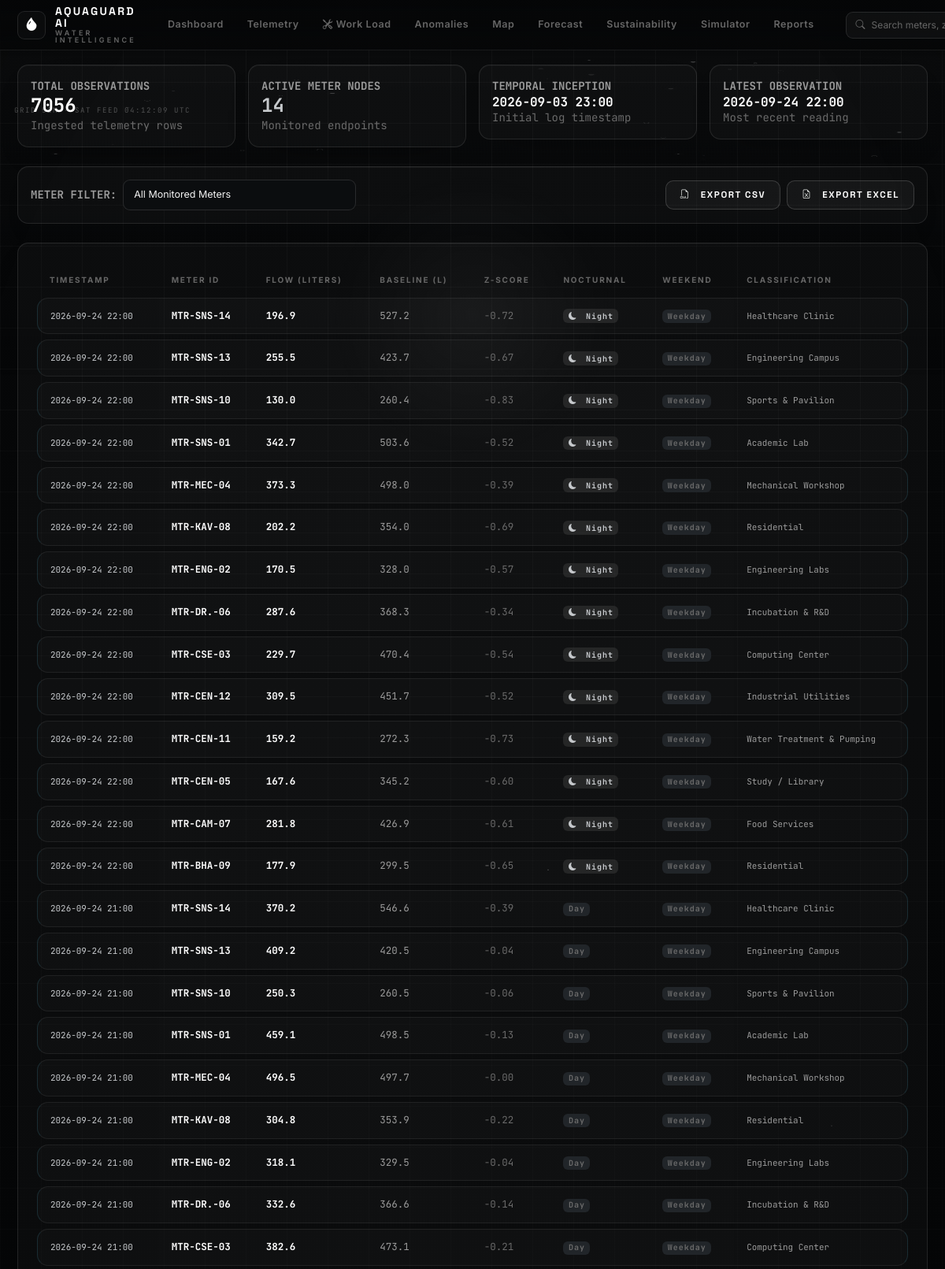
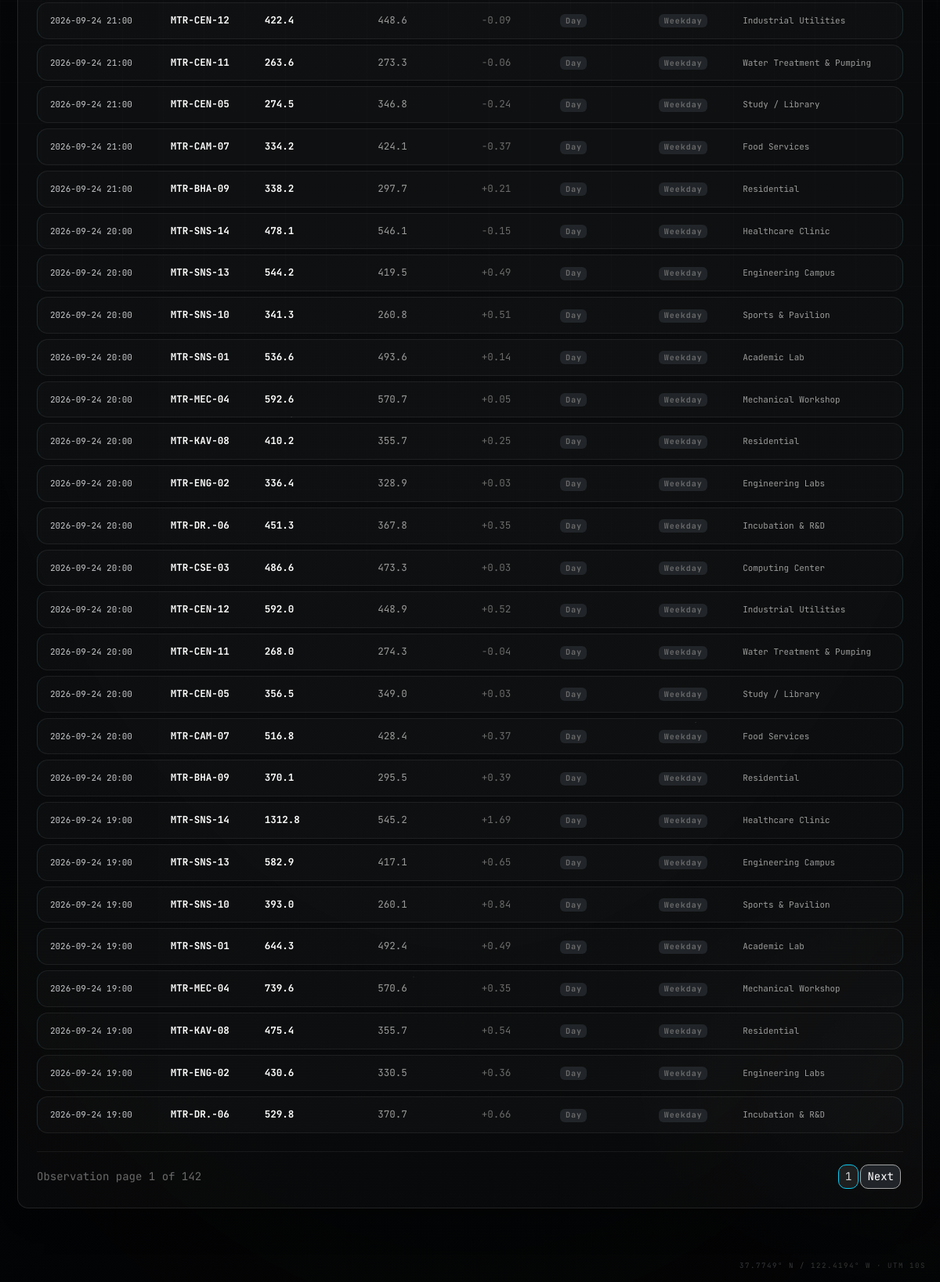
Screenshot of /data (signed in) with the database file from the repository (2 pictures, top to bottom).
### models.py (models this page shows)
class Reading(db.Model):
    __tablename__ = 'readings'
    id = db.Column(db.Integer, primary_key=True)
    meter_id = db.Column(db.String(50), db.ForeignKey('meters.meter_id', ondelete='CASCADE'), nullable=False, index=True)
    timestamp = db.Column(db.DateTime, nullable=False, index=True)
    usage_liters = db.Column(db.Float, nullable=False)
    occupancy = db.Column(db.Integer, nullable=True)
    latitude = db.Column(db.Float, nullable=True)
    longitude = db.Column(db.Float, nullable=True)
    activity_type = db.Column(db.String(50), nullable=True)
    hour = db.Column(db.Integer, nullable=True)
    day_of_week = db.Column(db.Integer, nullable=True)
    is_weekend = db.Column(db.Boolean, default=False)
    is_night = db.Column(db.Boolean, default=False)
    rolling_mean = db.Column(db.Float, nullable=True)
    rolling_std = db.Column(db.Float, nullable=True)
    pct_change = db.Column(db.Float, nullable=True)
    z_score = db.Column(db.Float, nullable=True)
    is_demo = db.Column(db.Boolean, default=False)
    ground_truth_anomaly = db.Column(db.Boolean, default=False)
    anomaly_type_label = db.Column(db.String(50), nullable=True)
    run_id = db.Column(db.Integer, db.ForeignKey('analysis_runs.id', ondelete='SET NULL'), nullable=True)
    created_at = db.Column(db.DateTime, default=datetime.now)

### routes/main_routes.py (the view)
@main_bp.route('/data')
@login_required
def data_preview():
    page = request.args.get('page', 1, type=int)
    meter_id = request.args.get('meter_id', '')
    query = Reading.query
    if meter_id:
        query = query.filter_by(meter_id=meter_id)
    pagination = query.order_by(Reading.timestamp.desc()).paginate(page=page, per_page=50, error_out=False)
    meters = Meter.query.all()
    total_records = Reading.query.count()
    unique_meters = Meter.query.count()
    first_date = db.session.query(db.func.min(Reading.timestamp)).scalar()
    last_date = db.session.query(db.func.max(Reading.timestamp)).scalar()
    return render_template(
        'pages/data.html',
        readings=pagination.items,
        pagination=pagination,
        meters=meters,
        selected_meter=meter_id,
        total_records=total_records,
        unique_meters=unique_meters,
        first_date=first_date,
        last_date=last_date
    )

### templates/pages/data.html (shortened to what this page needs)
{% extends 'base.html' %}
{% block content %}
<div class="row g-3 mb-4">
  <div class="col-md-3">
    <div class="glass-panel p-3">
      <div class="text-secondary small fw-bold font-mono">TOTAL OBSERVATIONS</div>
      <div class="h4 text-white fw-bold mb-0 font-mono">{{ total_records | default(0) }}</div>
      <div class="small text-muted font-mono">Ingested telemetry rows</div>
    </div>
  </div>
  <div class="col-md-3">
    <div class="glass-panel p-3">
      <div class="text-secondary small fw-bold font-mono">ACTIVE METER NODES</div>
      <div class="h4 text-info fw-bold mb-0 font-mono">{{ unique_meters | default(0) }}</div>
      <div class="small text-muted font-mono">Monitored endpoints</div>
    </div>
  </div>
  <div class="col-md-3">
    <div class="glass-panel p-3">
      <div class="text-secondary small fw-bold font-mono">TEMPORAL INCEPTION</div>
      <div class="h6 text-white fw-bold mb-0 font-mono">{{ first_date.strftime('%Y-%m-%d %H:%M') if first_date else 'N/A' }}</div>
      <div class="small text-muted font-mono">Initial log timestamp</div>
    </div>
  </div>
  <div class="col-md-3">
    <div class="glass-panel p-3">
      <div class="text-secondary small fw-bold font-mono">LATEST OBSERVATION</div>
      <div class="h6 text-white fw-bold mb-0 font-mono">{{ last_date.strftime('%Y-%m-%d %H:%M') if last_date else 'N/A' }}</div>
      <div class="small text-muted font-mono">Most recent reading</div>
    </div>
  </div>
</div>
<div class="d-flex flex-wrap justify-content-between align-items-center gap-3 p-3 glass-panel mb-4">
  <form method="GET" action="{{ url_for('main.data_preview') }}" class="d-flex align-items-center gap-2">
    <label class="text-secondary small fw-bold mb-0 font-mono text-nowrap">METER FILTER:</label>
    <select name="meter_id" class="form-select holo-select form-select-sm" onchange="this.form.submit()">
      <option value="">All Monitored Meters</option>
    </select>
  </form>
  <div class="d-flex gap-2">
    <a href="/api/export/csv" class="btn btn-sm btn-holo-alt">
      <i class="bi bi-filetype-csv me-1 text-success"></i> Export CSV
    </a>
    <a href="/api/export/excel" class="btn btn-sm btn-holo-alt">
      <i class="bi bi-file-earmark-excel me-1 text-success"></i> Export Excel
    </a>
  </div>
</div>
<div class="glass-panel p-4 mb-4">
  <div class="table-responsive">
    <table class="holo-table">
      <thead>
        <tr>
          <th>Timestamp</th>
          <th>Meter ID</th>
          <th>Flow (Liters)</th>
          <th>Baseline (L)</th>
          <th>Z-Score</th>
          <th>Nocturnal</th>
          <th>Weekend</th>
          <th>Classification</th>
        </tr>
      </thead>
      <tbody>
        {% if readings %}
          {% for r in readings %}
          <tr>
            <td><code class="text-info font-mono">{{ r.timestamp.strftime('%Y-%m-%d %H:%M') }}</code></td>
            <td><strong class="text-white font-mono">{{ r.meter_id }}</strong></td>
            <td><span class="fw-bold text-white font-mono">{{ "%.1f"|format(r.usage_liters) }}</span></td>
            <td><span class="text-secondary font-mono">{{ "%.1f"|format(r.rolling_mean) if r.rolling_mean else '—' }}</span></td>
            <td>
              {% if r.z_score is not none %}
              <span class="font-mono {% if r.z_score > 2.5 %}text-danger fw-bold{% elif r.z_score < -2.0 %}text-warning{% else %}text-muted{% endif %}">
                {{ "%+.2f"|format(r.z_score) }}
              </span>
              {% else %}
              <span class="text-muted font-mono">—</span>
              {% endif %}
            </td>
            <td>
              {% if r.is_night %}
              <span class="badge bg-secondary text-info font-mono" style="font-size: 10px;"><i class="bi bi-moon-fill me-1"></i> Night</span>
              {% else %}
              <span class="badge bg-dark text-muted font-mono" style="font-size: 10px;">Day</span>
              {% endif %}
            </td>
            <td>
              {% if r.is_weekend %}
              <span class="badge bg-secondary text-warning font-mono" style="font-size: 10px;">Weekend</span>
              {% else %}
              <span class="badge bg-dark text-muted font-mono" style="font-size: 10px;">Weekday</span>
              {% endif %}
            </td>
            <td><small class="text-secondary font-mono">{{ r.activity_type or 'General' }}</small></td>
          </tr>
          {% endfor %}
        {% else %}
          <tr>
            <td colspan="8" class="text-center py-5 text-muted">
              No telemetry found in database.
            </td>
          </tr>
        {% endif %}
      </tbody>
    </table>
  </div>
  {% if pagination and pagination.pages > 1 %}
  <div class="d-flex justify-content-between align-items-center mt-3 pt-3 border-top border-secondary border-opacity-10 font-mono">
    <div class="text-muted small">
      Observation page {{ pagination.page }} of {{ pagination.pages }}
    </div>
    <ul class="pagination pagination-sm mb-0">
      <li class="page-item active"><span class="page-link bg-info border-info text-dark">{{ pagination.page }}</span></li>
      {% if pagination.has_next %}
      <li class="page-item"><a class="page-link bg-dark text-white border-secondary" href="{{ url_for('main.data_preview', page=pagination.next_num, meter_id=selected_meter) }}">Next</a></li>
      {% endif %}
    </ul>
  </div>
  {% endif %}
</div>
{% endblock %}

### templates/base.html (shortened to what this page needs)
<!DOCTYPE html>
<html lang="en">
<head>
  <link href="https://cdn.jsdelivr.net/npm/bootstrap@5.3.3/dist/css/bootstrap.min.css" rel="stylesheet">
  <link rel="stylesheet" href="https://cdn.jsdelivr.net/npm/bootstrap-icons@1.11.3/font/bootstrap-icons.min.css">
  <link rel="stylesheet" href="https://unpkg.com/leaflet@1.9.4/dist/leaflet.css">
  <link rel="stylesheet" href="{{ url_for('static', filename='css/dashboard.css') }}">
  <link rel="stylesheet" href="{{ url_for('static', filename='css/design3.css') }}">
</head>
<body>
  <canvas id="waterAtmosphereCanvas"></canvas>
  <div class="bg-hydro-grid"></div>
  <div class="sat-drift"></div>
  <div class="cursor-ambient-glow"></div>
  <header class="aq-nav">
    <div class="aq-nav-inner">
      <a href="{{ url_for('main.dashboard') }}" class="aq-brand" title="AQUAGUARD AI">
        <span class="aq-brand-orb"><i class="bi bi-droplet-fill"></i></span>
        <span class="aq-brand-name">
          <strong>AQUAGUARD AI</strong>
          <small>WATER INTELLIGENCE</small>
        </span>
      </a>
      <nav class="aq-pillnav" aria-label="Primary">
        <a href="{{ url_for('main.dashboard') }}" class="aq-pillnav-link {% if request.endpoint == 'main.dashboard' %}active{% endif %}">Dashboard</a>
        <a href="{{ url_for('main.telemetry') }}" class="aq-pillnav-link {% if request.endpoint == 'main.telemetry' %}active{% endif %}">Telemetry</a>
        <a href="{{ url_for('main.work_orders') }}" class="aq-pillnav-link {% if request.endpoint == 'main.work_orders' %}active{% endif %}"><i class="bi bi-tools me-1"></i>Work Load</a>
        <a href="{{ url_for('main.anomalies') }}" class="aq-pillnav-link {% if request.endpoint in ['main.anomalies', 'main.anomaly_detail'] %}active{% endif %}">Anomalies</a>
        <a href="{{ url_for('main.map_view') }}" class="aq-pillnav-link {% if request.endpoint == 'main.map_view' %}active{% endif %}">Map</a>
        <a href="{{ url_for('main.forecast') }}" class="aq-pillnav-link {% if request.endpoint == 'main.forecast' %}active{% endif %}">Forecast</a>
        <a href="{{ url_for('main.sustainability') }}" class="aq-pillnav-link {% if request.endpoint == 'main.sustainability' %}active{% endif %}">Sustainability</a>
        <a href="{{ url_for('main.what_if') }}" class="aq-pillnav-link {% if request.endpoint == 'main.what_if' %}active{% endif %}">Simulator</a>
        <a href="{{ url_for('main.reports') }}" class="aq-pillnav-link {% if request.endpoint == 'main.reports' %}active{% endif %}">Reports</a>
      </nav>
      <div class="aq-nav-right">
        <div class="nav-search" id="globalSearchBox">
          <i class="bi bi-search"></i>
          <input type="search" id="globalSearchInput" placeholder="Search meters, zones, anomalies…" autocomplete="off" aria-label="Global search">
        </div>
      </div>
    </div>
  </header>
  <main class="app-container page-enter">
    {% block content %}{% endblock %}
  </main>
</body>
</html>

### rows the page displays
Reading: timestamp "2026-09-24 22:00", meter_id "MTR-DR.-06", usage_liters "287.6", rolling_mean "368.3", z_score "-0.34", is_night True (drawn), is_weekend "Weekday", activity_type "Incubation & R&D"
Reading: timestamp "2026-09-24 22:00", meter_id "MTR-CSE-03", usage_liters "229.7", rolling_mean "470.4", z_score "-0.54", is_night True (drawn), is_weekend "Weekday", activity_type "Computing Center"
Reading: timestamp "2026-09-24 22:00", meter_id "MTR-CEN-12", usage_liters "309.5", rolling_mean "451.7", z_score "-0.52", is_night True (drawn), is_weekend "Weekday", activity_type "Industrial Utilities"
Reading: timestamp "2026-09-24 22:00", meter_id "MTR-CEN-11", usage_liters "159.2", rolling_mean "272.3", z_score "-0.73", is_night True (drawn), is_weekend "Weekday", activity_type "Water Treatment & Pumping"
Reading: timestamp "2026-09-24 22:00", meter_id "MTR-CEN-05", usage_liters "167.6", rolling_mean "345.2", z_score "-0.60", is_night True (drawn), is_weekend "Weekday", activity_type "Study / Library"
Reading: timestamp "2026-09-24 22:00", meter_id "MTR-CAM-07", usage_liters "281.8", rolling_mean "426.9", z_score "-0.61", is_night True (drawn), is_weekend "Weekday", activity_type "Food Services"
Reading: timestamp "2026-09-24 22:00", meter_id "MTR-BHA-09", usage_liters "177.9", rolling_mean "299.5", z_score "-0.65", is_night True (drawn), is_weekend "Weekday", activity_type "Residential"
Reading: timestamp "2026-09-24 21:00", meter_id "MTR-DR.-06", usage_liters "332.6", rolling_mean "366.6", z_score "-0.14", is_night "Day", is_weekend "Weekday", activity_type "Incubation & R&D"
Reading: timestamp "2026-09-24 21:00", meter_id "MTR-CSE-03", usage_liters "382.6", rolling_mean "473.1", z_score "-0.21", is_night "Day", is_weekend "Weekday", activity_type "Computing Center"
Reading: timestamp "2026-09-24 21:00", meter_id "MTR-CEN-12", usage_liters "422.4", rolling_mean "448.6", z_score "-0.09", is_night "Day", is_weekend "Weekday", activity_type "Industrial Utilities"
Reading: timestamp "2026-09-24 21:00", meter_id "MTR-CEN-11", usage_liters "263.6", rolling_mean "273.3", z_score "-0.06", is_night "Day", is_weekend "Weekday", activity_type "Water Treatment & Pumping"
Reading: timestamp "2026-09-24 21:00", meter_id "MTR-CEN-05", usage_liters "274.5", rolling_mean "346.8", z_score "-0.24", is_night "Day", is_weekend "Weekday", activity_type "Study / Library"
Reading: timestamp "2026-09-24 21:00", meter_id "MTR-CAM-07", usage_liters "334.2", rolling_mean "424.1", z_score "-0.37", is_night "Day", is_weekend "Weekday", activity_type "Food Services"
Reading: timestamp "2026-09-24 21:00", meter_id "MTR-BHA-09", usage_liters "338.2", rolling_mean "297.7", z_score "+0.21", is_night "Day", is_weekend "Weekday", activity_type "Residential"
Reading: timestamp "2026-09-24 20:00", meter_id "MTR-DR.-06", usage_liters "451.3", rolling_mean "367.8", z_score "+0.35", is_night "Day", is_weekend "Weekday", activity_type "Incubation & R&D"
Reading: timestamp "2026-09-24 20:00", meter_id "MTR-CSE-03", usage_liters "486.6", rolling_mean "473.3", z_score "+0.03", is_night "Day", is_weekend "Weekday", activity_type "Computing Center"
Reading: timestamp "2026-09-24 20:00", meter_id "MTR-CEN-12", usage_liters "592.0", rolling_mean "448.9", z_score "+0.52", is_night "Day", is_weekend "Weekday", activity_type "Industrial Utilities"
Reading: timestamp "2026-09-24 20:00", meter_id "MTR-CEN-11", usage_liters "268.0", rolling_mean "274.3", z_score "-0.04", is_night "Day", is_weekend "Weekday", activity_type "Water Treatment & Pumping"
Reading: timestamp "2026-09-24 20:00", meter_id "MTR-CEN-05", usage_liters "356.5", rolling_mean "349.0", z_score "+0.03", is_night "Day", is_weekend "Weekday", activity_type "Study / Library"
Reading: timestamp "2026-09-24 20:00", meter_id "MTR-CAM-07", usage_liters "516.8", rolling_mean "428.4", z_score "+0.37", is_night "Day", is_weekend "Weekday", activity_type "Food Services"
Reading: timestamp "2026-09-24 20:00", meter_id "MTR-BHA-09", usage_liters "370.1", rolling_mean "295.5", z_score "+0.39", is_night "Day", is_weekend "Weekday", activity_type "Residential"
Reading: timestamp "2026-09-24 19:00", meter_id "MTR-DR.-06", usage_liters "529.8", rolling_mean "370.7", z_score "+0.66", is_night "Day", is_weekend "Weekday", activity_type "Incubation & R&D"

### other values shown
{{ total_records | default(0) }} "7056"
{{ unique_meters | default(0) }} "14"
{{ first_date.strftime('%Y-%m-%d %H:%M') if first_date else 'N/A' }} "2026-09-03 23:00"
{{ last_date.strftime('%Y-%m-%d %H:%M') if last_date else 'N/A' }} "2026-09-24 22:00"
{{ r.timestamp.strftime('%Y-%m-%d %H:%M') }} "2026-09-24 22:00" "2026-09-24 22:00" "2026-09-24 22:00" "2026-09-24 22:00" "2026-09-24 22:00" "2026-09-24 22:00" "2026-09-24 22:00" "2026-09-24 21:00" "2026-09-24 21:00" "2026-09-24 21:00" "2026-09-24 21:00" "2026-09-24 21:00" "2026-09-24 21:00" "2026-09-24 21:00" "2026-09-24 20:00" "2026-09-24 20:00" "2026-09-24 20:00" "2026-09-24 20:00" "2026-09-24 20:00" "2026-09-24 20:00" "2026-09-24 20:00" "2026-09-24 19:00" "2026-09-24 19:00" "2026-09-24 19:00" "2026-09-24 19:00" "2026-09-24 19:00" "2026-09-24 19:00" "2026-09-24 19:00"
{{ r.meter_id }} "MTR-SNS-14" "MTR-SNS-13" "MTR-SNS-10" "MTR-SNS-01" "MTR-MEC-04" "MTR-KAV-08" "MTR-ENG-02" "MTR-SNS-14" "MTR-SNS-13" "MTR-SNS-10" "MTR-SNS-01" "MTR-MEC-04" "MTR-KAV-08" "MTR-ENG-02" "MTR-SNS-14" "MTR-SNS-13" "MTR-SNS-10" "MTR-SNS-01" "MTR-MEC-04" "MTR-KAV-08" "MTR-ENG-02" "MTR-SNS-14" "MTR-SNS-13" "MTR-SNS-10" "MTR-SNS-01" "MTR-MEC-04" "MTR-KAV-08" "MTR-ENG-02"
{{ "%.1f"|format(r.usage_liters) }} "196.9" "255.5" "130.0" "342.7" "373.3" "202.2" "170.5" "370.2" "409.2" "250.3" "459.1" "496.5" "304.8" "318.1" "478.1" "544.2" "341.3" "536.6" "592.6" "410.2" "336.4" "1312.8" "582.9" "393.0" "644.3" "739.6" "475.4" "430.6"
{{ "%.1f"|format(r.rolling_mean) if r.rolling_mean else '—' }} "527.2" "423.7" "260.4" "503.6" "498.0" "354.0" "328.0" "546.6" "420.5" "260.5" "498.5" "497.7" "353.9" "329.5" "546.1" "419.5" "260.8" "493.6" "570.7" "355.7" "328.9" "545.2" "417.1" "260.1" "492.4" "570.6" "355.7" "330.5"
{{ "%+.2f"|format(r.z_score) }} "-0.72" "-0.67" "-0.83" "-0.52" "-0.39" "-0.69" "-0.57" "-0.39" "-0.04" "-0.06" "-0.13" "-0.00" "-0.22" "-0.04" "-0.15" "+0.49" "+0.51" "+0.14" "+0.05" "+0.25" "+0.03" "+1.69" "+0.65" "+0.84" "+0.49" "+0.35" "+0.54" "+0.36"
{{ r.activity_type or 'General' }} "Healthcare Clinic" "Engineering Campus" "Sports & Pavilion" "Academic Lab" "Mechanical Workshop" "Residential" "Engineering Labs" "Healthcare Clinic" "Engineering Campus" "Sports & Pavilion" "Academic Lab" "Mechanical Workshop" "Residential" "Engineering Labs" "Healthcare Clinic" "Engineering Campus" "Sports & Pavilion" "Academic Lab" "Mechanical Workshop" "Residential" "Engineering Labs" "Healthcare Clinic" "Engineering Campus" "Sports & Pavilion" "Academic Lab" "Mechanical Workshop" "Residential" "Engineering Labs"
{{ pagination.page }} "1"
{{ pagination.pages }} "142"
